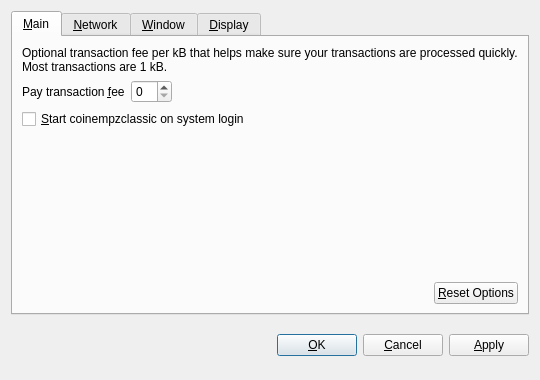
<?xml version="1.0" encoding="UTF-8"?>
<ui version="4.0">
 <class>OptionsDialog</class>
 <widget class="QDialog" name="OptionsDialog">
  <property name="geometry">
   <rect>
    <x>0</x>
    <y>0</y>
    <width>540</width>
    <height>380</height>
   </rect>
  </property>
  <property name="windowTitle">
   <string>Options</string>
  </property>
  <property name="modal">
   <bool>true</bool>
  </property>
  <layout class="QVBoxLayout" name="verticalLayout">
   <item>
    <widget class="QTabWidget" name="tabWidget">
     <property name="tabPosition">
      <enum>QTabWidget::North</enum>
     </property>
     <property name="currentIndex">
      <number>0</number>
     </property>
     <widget class="QWidget" name="tabMain">
      <attribute name="title">
       <string>&amp;Main</string>
      </attribute>
      <layout class="QVBoxLayout" name="verticalLayout_Main">
       <item>
        <widget class="QLabel" name="transactionFeeInfoLabel">
         <property name="text">
          <string>Optional transaction fee per kB that helps make sure your transactions are processed quickly. Most transactions are 1 kB.</string>
         </property>
         <property name="textFormat">
          <enum>Qt::PlainText</enum>
         </property>
         <property name="wordWrap">
          <bool>true</bool>
         </property>
        </widget>
       </item>
       <item>
        <layout class="QHBoxLayout" name="horizontalLayout_1_Main">
         <item>
          <widget class="QLabel" name="transactionFeeLabel">
           <property name="text">
            <string>Pay transaction &amp;fee</string>
           </property>
           <property name="textFormat">
            <enum>Qt::PlainText</enum>
           </property>
           <property name="buddy">
            <cstring>transactionFee</cstring>
           </property>
          </widget>
         </item>
         <item>
          <widget class="BitcoinAmountField" name="transactionFee"/>
         </item>
         <item>
          <spacer name="horizontalSpacer_1_Main">
           <property name="orientation">
            <enum>Qt::Horizontal</enum>
           </property>
           <property name="sizeHint" stdset="0">
            <size>
             <width>40</width>
             <height>20</height>
            </size>
           </property>
          </spacer>
         </item>
        </layout>
       </item>
       <item>
        <widget class="QCheckBox" name="bitcoinAtStartup">
         <property name="toolTip">
          <string>Automatically start coinempzclassic after logging in to the system.</string>
         </property>
         <property name="text">
          <string>&amp;Start coinempzclassic on system login</string>
         </property>
        </widget>
       </item>
       <item>
        <spacer name="verticalSpacer_Main">
         <property name="orientation">
          <enum>Qt::Vertical</enum>
         </property>
         <property name="sizeHint" stdset="0">
          <size>
           <width>20</width>
           <height>40</height>
          </size>
         </property>
        </spacer>
       </item>
       <item>
        <layout class="QHBoxLayout" name="horizontalLayout_2_Main">
         <item>
          <spacer name="horizontalSpacer_2_Main">
           <property name="orientation">
            <enum>Qt::Horizontal</enum>
           </property>
           <property name="sizeHint" stdset="0">
            <size>
             <width>40</width>
             <height>20</height>
            </size>
           </property>
          </spacer>
         </item>
         <item>
          <widget class="QPushButton" name="resetButton">
           <property name="toolTip">
            <string>Reset all client options to default.</string>
           </property>
           <property name="text">
            <string>&amp;Reset Options</string>
           </property>
           <property name="autoDefault">
            <bool>false</bool>
           </property>
          </widget>
         </item>
        </layout>
       </item>
      </layout>
     </widget>
     <widget class="QWidget" name="tabNetwork">
      <attribute name="title">
       <string>&amp;Network</string>
      </attribute>
      <layout class="QVBoxLayout" name="verticalLayout_Network">
       <item>
        <widget class="QCheckBox" name="mapPortUpnp">
         <property name="toolTip">
          <string>Automatically open the coinempzclassic client port on the router. This only works when your router supports UPnP and it is enabled.</string>
         </property>
         <property name="text">
          <string>Map port using &amp;UPnP</string>
         </property>
        </widget>
       </item>
       <item>
        <widget class="QCheckBox" name="connectSocks">
         <property name="toolTip">
          <string>Connect to the coinempzclassic network through a SOCKS proxy (e.g. when connecting through Tor).</string>
         </property>
         <property name="text">
          <string>&amp;Connect through SOCKS proxy:</string>
         </property>
        </widget>
       </item>
       <item>
        <layout class="QHBoxLayout" name="horizontalLayout_Network">
         <item>
          <widget class="QLabel" name="proxyIpLabel">
           <property name="text">
            <string>Proxy &amp;IP:</string>
           </property>
           <property name="textFormat">
            <enum>Qt::PlainText</enum>
           </property>
           <property name="buddy">
            <cstring>proxyIp</cstring>
           </property>
          </widget>
         </item>
         <item>
          <widget class="QValidatedLineEdit" name="proxyIp">
           <property name="maximumSize">
            <size>
             <width>140</width>
             <height>16777215</height>
            </size>
           </property>
           <property name="toolTip">
            <string>IP address of the proxy (e.g. 127.0.0.1)</string>
           </property>
          </widget>
         </item>
         <item>
          <widget class="QLabel" name="proxyPortLabel">
           <property name="text">
            <string>&amp;Port:</string>
           </property>
           <property name="textFormat">
            <enum>Qt::PlainText</enum>
           </property>
           <property name="buddy">
            <cstring>proxyPort</cstring>
           </property>
          </widget>
         </item>
         <item>
          <widget class="QLineEdit" name="proxyPort">
           <property name="maximumSize">
            <size>
             <width>55</width>
             <height>16777215</height>
            </size>
           </property>
           <property name="toolTip">
            <string>Port of the proxy (e.g. 9050)</string>
           </property>
          </widget>
         </item>
         <item>
          <widget class="QLabel" name="socksVersionLabel">
           <property name="text">
            <string>SOCKS &amp;Version:</string>
           </property>
           <property name="textFormat">
            <enum>Qt::PlainText</enum>
           </property>
           <property name="buddy">
            <cstring>socksVersion</cstring>
           </property>
          </widget>
         </item>
         <item>
          <widget class="QValueComboBox" name="socksVersion">
           <property name="toolTip">
            <string>SOCKS version of the proxy (e.g. 5)</string>
           </property>
          </widget>
         </item>
         <item>
          <spacer name="horizontalSpacer_Network">
           <property name="orientation">
            <enum>Qt::Horizontal</enum>
           </property>
           <property name="sizeHint" stdset="0">
            <size>
             <width>40</width>
             <height>20</height>
            </size>
           </property>
          </spacer>
         </item>
        </layout>
       </item>
       <item>
        <spacer name="verticalSpacer_Network">
         <property name="orientation">
          <enum>Qt::Vertical</enum>
         </property>
         <property name="sizeHint" stdset="0">
          <size>
           <width>20</width>
           <height>40</height>
          </size>
         </property>
        </spacer>
       </item>
      </layout>
     </widget>
     <widget class="QWidget" name="tabWindow">
      <attribute name="title">
       <string>&amp;Window</string>
      </attribute>
      <layout class="QVBoxLayout" name="verticalLayout_Window">
       <item>
        <widget class="QCheckBox" name="minimizeToTray">
         <property name="toolTip">
          <string>Show only a tray icon after minimizing the window.</string>
         </property>
         <property name="text">
          <string>&amp;Minimize to the tray instead of the taskbar</string>
         </property>
        </widget>
       </item>
       <item>
        <widget class="QCheckBox" name="minimizeOnClose">
         <property name="toolTip">
          <string>Minimize instead of exit the application when the window is closed. When this option is enabled, the application will be closed only after selecting Quit in the menu.</string>
         </property>
         <property name="text">
          <string>M&amp;inimize on close</string>
         </property>
        </widget>
       </item>
       <item>
        <spacer name="verticalSpacer_Window">
         <property name="orientation">
          <enum>Qt::Vertical</enum>
         </property>
         <property name="sizeHint" stdset="0">
          <size>
           <width>20</width>
           <height>40</height>
          </size>
         </property>
        </spacer>
       </item>
      </layout>
     </widget>
     <widget class="QWidget" name="tabDisplay">
      <attribute name="title">
       <string>&amp;Display</string>
      </attribute>
      <layout class="QVBoxLayout" name="verticalLayout_Display">
       <item>
        <layout class="QHBoxLayout" name="horizontalLayout_1_Display">
         <item>
          <widget class="QLabel" name="langLabel">
           <property name="text">
            <string>User Interface &amp;language:</string>
           </property>
           <property name="textFormat">
            <enum>Qt::PlainText</enum>
           </property>
           <property name="buddy">
            <cstring>lang</cstring>
           </property>
          </widget>
         </item>
         <item>
          <widget class="QValueComboBox" name="lang">
           <property name="toolTip">
            <string>The user interface language can be set here. This setting will take effect after restarting coinempzclassic.</string>
           </property>
          </widget>
         </item>
        </layout>
       </item>
       <item>
        <layout class="QHBoxLayout" name="horizontalLayout_2_Display">
         <item>
          <widget class="QLabel" name="unitLabel">
           <property name="text">
            <string>&amp;Unit to show amounts in:</string>
           </property>
           <property name="textFormat">
            <enum>Qt::PlainText</enum>
           </property>
           <property name="buddy">
            <cstring>unit</cstring>
           </property>
          </widget>
         </item>
         <item>
          <widget class="QValueComboBox" name="unit">
           <property name="toolTip">
            <string>Choose the default subdivision unit to show in the interface and when sending coins.</string>
           </property>
          </widget>
         </item>
        </layout>
       </item>
       <item>
        <widget class="QCheckBox" name="displayAddresses">
         <property name="toolTip">
          <string>Whether to show coinempzclassic addresses in the transaction list or not.</string>
         </property>
         <property name="text">
          <string>&amp;Display addresses in transaction list</string>
         </property>
        </widget>
       </item>
       <item>
        <widget class="QCheckBox" name="coinControlFeatures">
         <property name="toolTip">
          <string>Whether to show coin control features or not.</string>
         </property>
         <property name="text">
          <string>Display coin &amp;control features (experts only!)</string>
         </property>
        </widget>
       </item>
       <item>
        <spacer name="verticalSpacer_Display">
         <property name="orientation">
          <enum>Qt::Vertical</enum>
         </property>
         <property name="sizeHint" stdset="0">
          <size>
           <width>20</width>
           <height>40</height>
          </size>
         </property>
        </spacer>
       </item>
      </layout>
     </widget>
    </widget>
   </item>
   <item>
    <layout class="QHBoxLayout" name="horizontalLayout_Buttons">
     <item>
      <spacer name="horizontalSpacer_1">
       <property name="orientation">
        <enum>Qt::Horizontal</enum>
       </property>
       <property name="sizeHint" stdset="0">
        <size>
         <width>40</width>
         <height>48</height>
        </size>
       </property>
      </spacer>
     </item>
     <item>
      <widget class="QLabel" name="statusLabel">
       <property name="font">
        <font>
         <weight>75</weight>
         <bold>true</bold>
        </font>
       </property>
       <property name="text">
        <string/>
       </property>
       <property name="textFormat">
        <enum>Qt::PlainText</enum>
       </property>
       <property name="wordWrap">
        <bool>true</bool>
       </property>
      </widget>
     </item>
     <item>
      <spacer name="horizontalSpacer_2">
       <property name="orientation">
        <enum>Qt::Horizontal</enum>
       </property>
       <property name="sizeHint" stdset="0">
        <size>
         <width>40</width>
         <height>48</height>
        </size>
       </property>
      </spacer>
     </item>
     <item>
      <widget class="QPushButton" name="okButton">
       <property name="text">
        <string>&amp;OK</string>
       </property>
      </widget>
     </item>
     <item>
      <widget class="QPushButton" name="cancelButton">
       <property name="text">
        <string>&amp;Cancel</string>
       </property>
       <property name="autoDefault">
        <bool>false</bool>
       </property>
      </widget>
     </item>
     <item>
      <widget class="QPushButton" name="applyButton">
       <property name="text">
        <string>&amp;Apply</string>
       </property>
       <property name="autoDefault">
        <bool>false</bool>
       </property>
      </widget>
     </item>
    </layout>
   </item>
  </layout>
 </widget>
 <customwidgets>
  <customwidget>
   <class>BitcoinAmountField</class>
   <extends>QSpinBox</extends>
   <header>bitcoinamountfield.h</header>
  </customwidget>
  <customwidget>
   <class>QValueComboBox</class>
   <extends>QComboBox</extends>
   <header>qvaluecombobox.h</header>
  </customwidget>
  <customwidget>
   <class>QValidatedLineEdit</class>
   <extends>QLineEdit</extends>
   <header>qvalidatedlineedit.h</header>
  </customwidget>
 </customwidgets>
 <resources/>
 <connections/>
</ui>
